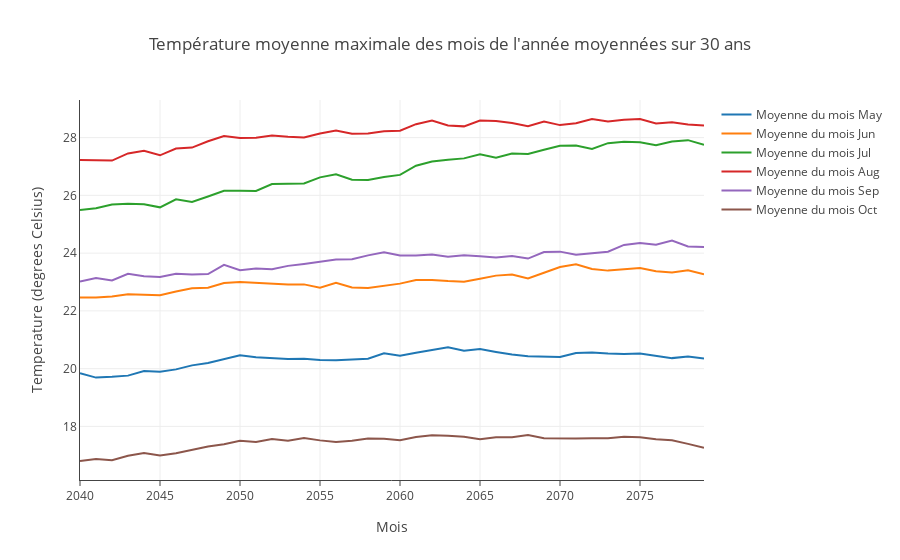

Notebook cell for this chart:
### Markdown cell above
Le diagramme ci-dessous  représente l'évolution sur `yearPeriod` années de la température dans la région Lyonnaise.

### Code cell
for q in range(lencalcMonths) :
    trace = go.Scatter(
        x = year[firstPlotYear:lastPlotYear],
        y = moyAreaInterval[q,:],
        name ='Moyenne du mois %s'%months[calcMonth[q]]
    )
    data.append(trace)

layout = dict (
           title = "Température moyenne maximale des mois de l'année moyennées sur 30 ans",
           xaxis = dict(
                 title = 'Mois',
                 showline=True,
                 showticklabels=True,
                 ticklen=5
             ),
             yaxis = dict(
                 title = 'Temperature (degrees Celsius)',
                 showline=True,
                 showticklabels=True
             ),         
)


fig = dict(data=data, layout=layout)

plotly.offline.iplot(fig, filename='basic-line')
